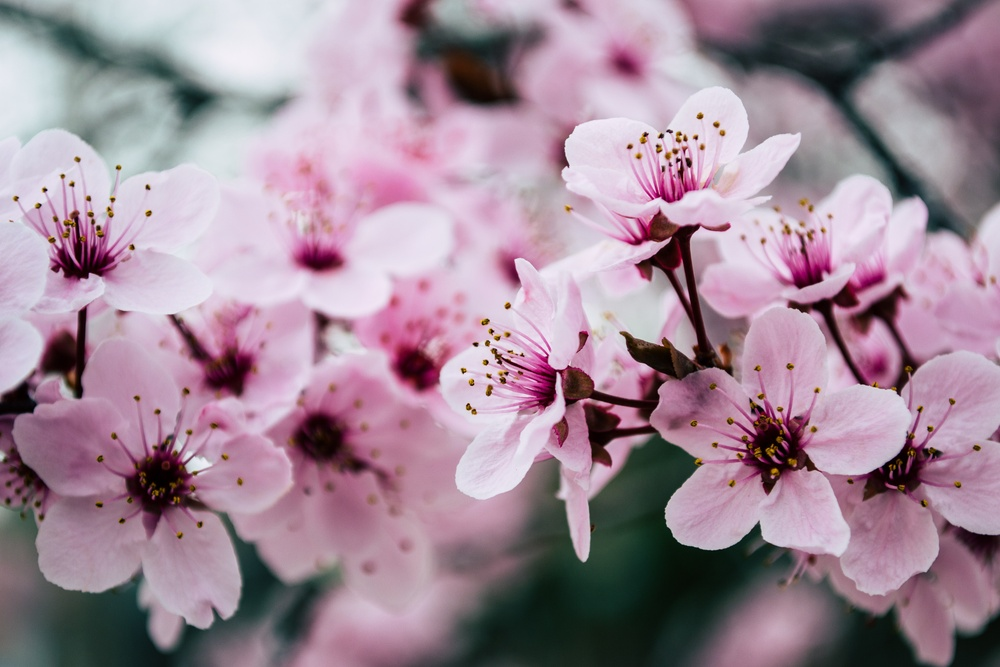
#> input picture image_filtering/applications/images/flowers.jpg, 1000 x 667 px, shrunk from 4608 x 3072 before the run
$ python artistic_effects_filtering.py
#> lines starting #> are read from the running program, lines starting #| are printed output that depends on the picture
# Artistic Features

import cv2
import numpy as np
import matplotlib.pyplot as plt


#load sample images
flower    = cv2.imread('images/flowers.jpg')
#> flower is the input picture: shape (667, 1000, 3); mean B, G, R 151.3, 136.5, 159.1
house     = cv2.imread('images/house.jpg')
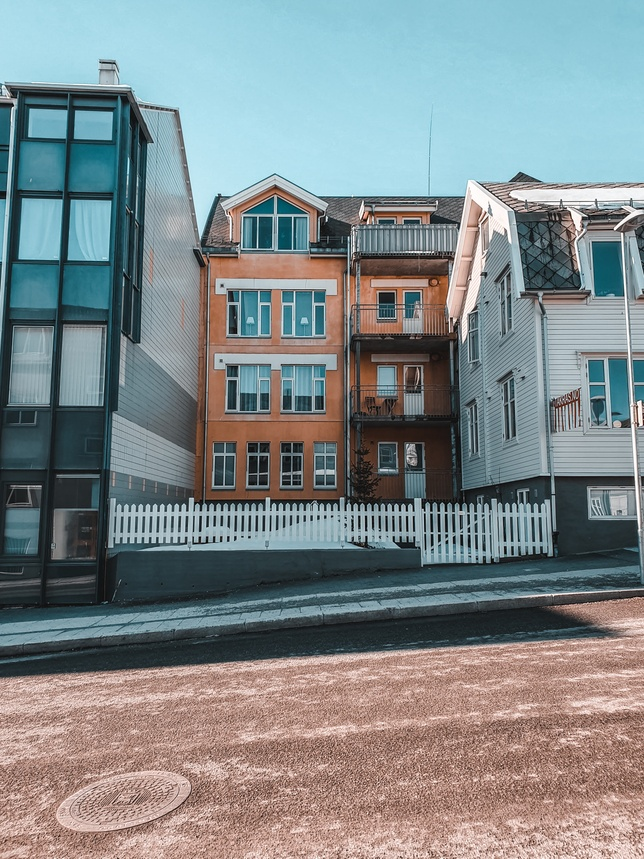
#> input picture image_filtering/applications/images/house.jpg, 644 x 859 px, shrunk from 2968 x 3957 before the run
#> house is the input picture: shape (859, 644, 3); mean B, G, R 138.4, 136.6, 127.7
new_york  = cv2.imread('images/newyork.jpg')
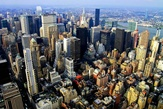
#> input picture image_filtering/applications/images/newyork.jpg, 163 x 109 px, shrunk from 750 x 500 before the run
#> new_york is the input picture: shape (109, 163, 3); mean B, G, R 102.9, 100.9, 99

def display(img, filter_img, filter=''):
    """
        A convenience method to display out image.
    """

    plt.figure(figsize=[15, 7])

    plt.subplot(121)
    plt.axis('off')

    if len(img.shape) == 2:
        plt.imshow(img, cmap='gray')
    else:
        plt.imshow(img[:, :, ::-1])

    plt.title('Original Image');

    plt.subplot(122)
    plt.axis('off')

    if len(img.shape) == 2:
        plt.imshow(filter_img, cmap='gray');
    else:
        plt.imshow(filter_img[:, :, ::-1]);

    if filter == '':
        plt.title('Filtered Image');
    else:
        plt.title(filter);


# ## Vignette Effect

# It is made by use of a Gaussian Kernel of the same shape as the image

#creating the separable Gaussian
def vignette(img, level = 2):
#> called with level = 2
    width, height = img.shape[:2]
#> width = 667; height = 1000
    x_kernel = cv2.getGaussianKernel(width, width/level)
    y_kernel = cv2.getGaussianKernel(height, height/level)

    #getting the outer product
    gauss_kernel = x_kernel * y_kernel.T
    #normalize
    gauss_kernel = gauss_kernel /gauss_kernel.max()

    img_vignette = img.copy()

    for i in range(3):
        img_vignette[:, :, i] = img_vignette[:, :, i] * gauss_kernel
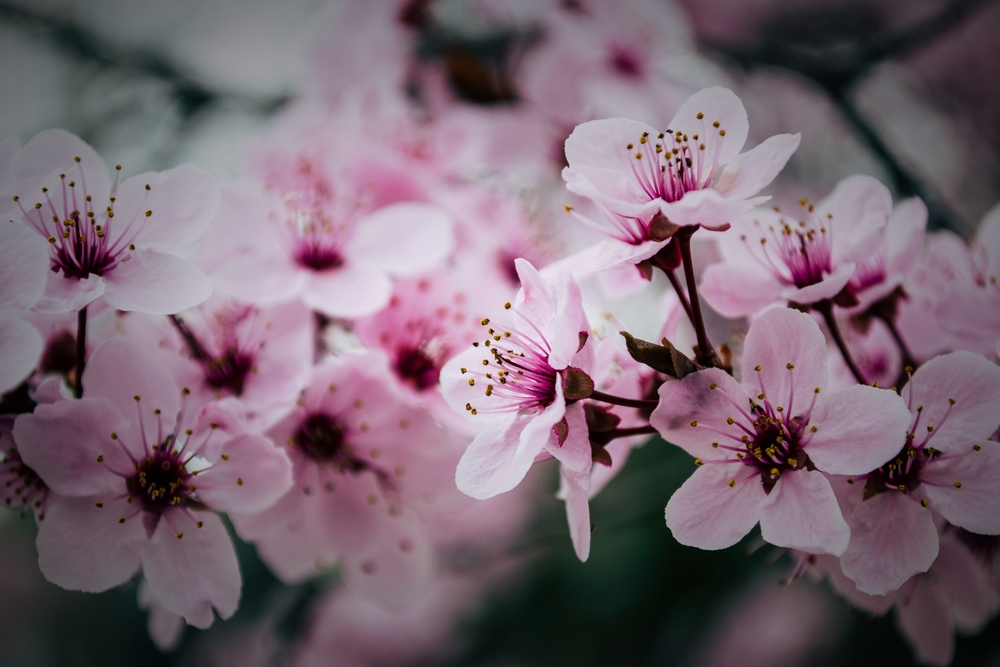
#> img_vignette: shape (667, 1000, 3); mean B, G, R 112.7, 101.2, 119.4

    return img_vignette

vignette_res = vignette(flower, 2)
display(flower, vignette_res, 'Vignette filter')

def sepia(img):
    img_sepia = img.copy()
    # Converting to RGB as sepia matrix below is for RGB.
    img_sepia = cv2.cvtColor(img_sepia, cv2.COLOR_BGR2RGB)
    img_sepia = np.array(img_sepia, dtype = np.float64)
    img_sepia = cv2.transform(img_sepia, np.matrix([[0.393, 0.769, 0.189],
                                                    [0.349, 0.686, 0.168],
                                                    [0.272, 0.534, 0.131]]))
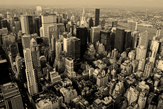
#> img_sepia: shape (109, 163, 3) float64; mean R, G, B 135.9, 121, 94.3; drawn with min black and max white
    # Clip values to the range [0, 255].
    sepia_copy = np.clip(img_sepia, 0, 255)
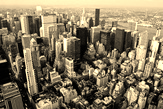
#> sepia_copy: shape (109, 163, 3) float64; mean R, G, B 133.9, 120.7, 94.3
    sepia_copy = np.array(sepia_copy, dtype = np.uint8)
    sepia_copy = cv2.cvtColor(sepia_copy, cv2.COLOR_RGB2BGR)
    return sepia_copy

ny_sepia = sepia(new_york)
display(new_york, ny_sepia)
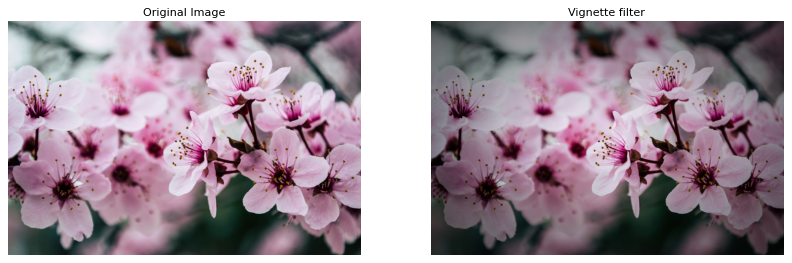
#> figure drawn by matplotlib, 2 panels
